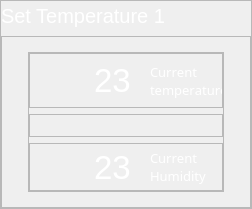
             <widget class="QFrame" name="frame_32">
              <property name="sizePolicy">
               <sizepolicy hsizetype="Expanding" vsizetype="Expanding">
                <horstretch>11</horstretch>
                <verstretch>4</verstretch>
               </sizepolicy>
              </property>
              <property name="minimumSize">
               <size>
                <width>238</width>
                <height>209</height>
               </size>
              </property>
              <property name="styleSheet">
               <string notr="true"/>
              </property>
              <property name="frameShape">
               <enum>QFrame::StyledPanel</enum>
              </property>
              <property name="frameShadow">
               <enum>QFrame::Raised</enum>
              </property>
              <layout class="QVBoxLayout" name="verticalLayout_25">
               <property name="leftMargin">
                <number>0</number>
               </property>
               <property name="topMargin">
                <number>0</number>
               </property>
               <property name="rightMargin">
                <number>0</number>
               </property>
               <property name="bottomMargin">
                <number>0</number>
               </property>
               <item>
                <widget class="QLabel" name="label_20">
                 <property name="sizePolicy">
                  <sizepolicy hsizetype="Expanding" vsizetype="Fixed">
                   <horstretch>1</horstretch>
                   <verstretch>0</verstretch>
                  </sizepolicy>
                 </property>
                 <property name="minimumSize">
                  <size>
                   <width>225</width>
                   <height>29</height>
                  </size>
                 </property>
                 <property name="font">
                  <font>
                   <pointsize>15</pointsize>
                  </font>
                 </property>
                 <property name="styleSheet">
                  <string notr="true">color: rgb(255, 255, 255);</string>
                 </property>
                 <property name="text">
                  <string>Set Temperature 1</string>
                 </property>
                </widget>
               </item>
               <item>
                <widget class="QFrame" name="frame_40">
                 <property name="sizePolicy">
                  <sizepolicy hsizetype="Expanding" vsizetype="Expanding">
                   <horstretch>9</horstretch>
                   <verstretch>4</verstretch>
                  </sizepolicy>
                 </property>
                 <property name="minimumSize">
                  <size>
                   <width>250</width>
                   <height>172</height>
                  </size>
                 </property>
                 <property name="maximumSize">
                  <size>
                   <width>16777215</width>
                   <height>191</height>
                  </size>
                 </property>
                 <property name="styleSheet">
                  <string notr="true">#frame_40{

	
	
	border-image: url(:/images/phptps/panele-bozotg-temp-07.svg);
}</string>
                 </property>
                 <property name="frameShape">
                  <enum>QFrame::StyledPanel</enum>
                 </property>
                 <property name="frameShadow">
                  <enum>QFrame::Raised</enum>
                 </property>
                 <layout class="QVBoxLayout" name="verticalLayout_22">
                  <property name="leftMargin">
                   <number>0</number>
                  </property>
                  <property name="topMargin">
                   <number>0</number>
                  </property>
                  <property name="rightMargin">
                   <number>0</number>
                  </property>
                  <property name="bottomMargin">
                   <number>0</number>
                  </property>
                  <item alignment="Qt::AlignHCenter|Qt::AlignVCenter">
                   <widget class="QFrame" name="frame_41">
                    <property name="sizePolicy">
                     <sizepolicy hsizetype="Expanding" vsizetype="Expanding">
                      <horstretch>9</horstretch>
                      <verstretch>9</verstretch>
                     </sizepolicy>
                    </property>
                    <property name="minimumSize">
                     <size>
                      <width>196</width>
                      <height>140</height>
                     </size>
                    </property>
                    <property name="maximumSize">
                     <size>
                      <width>150</width>
                      <height>16777215</height>
                     </size>
                    </property>
                    <property name="styleSheet">
                     <string notr="true">	background-color: none;</string>
                    </property>
                    <property name="frameShape">
                     <enum>QFrame::StyledPanel</enum>
                    </property>
                    <property name="frameShadow">
                     <enum>QFrame::Raised</enum>
                    </property>
                    <layout class="QVBoxLayout" name="verticalLayout_23">
                     <property name="leftMargin">
                      <number>0</number>
                     </property>
                     <property name="topMargin">
                      <number>0</number>
                     </property>
                     <property name="rightMargin">
                      <number>0</number>
                     </property>
                     <property name="bottomMargin">
                      <number>0</number>
                     </property>
                     <item>
                      <widget class="QFrame" name="frame_42">
                       <property name="sizePolicy">
                        <sizepolicy hsizetype="Expanding" vsizetype="Expanding">
                         <horstretch>3</horstretch>
                         <verstretch>0</verstretch>
                        </sizepolicy>
                       </property>
                       <property name="minimumSize">
                        <size>
                         <width>0</width>
                         <height>42</height>
                        </size>
                       </property>
                       <property name="styleSheet">
                        <string notr="true">#frame_8{
	border:none;


}</string>
                       </property>
                       <property name="frameShape">
                        <enum>QFrame::StyledPanel</enum>
                       </property>
                       <property name="frameShadow">
                        <enum>QFrame::Raised</enum>
                       </property>
                       <layout class="QHBoxLayout" name="horizontalLayout_25">
                        <property name="leftMargin">
                         <number>0</number>
                        </property>
                        <property name="topMargin">
                         <number>0</number>
                        </property>
                        <property name="rightMargin">
                         <number>0</number>
                        </property>
                        <property name="bottomMargin">
                         <number>0</number>
                        </property>
                        <item>
                         <widget class="QLabel" name="temp_image_down_9">
                          <property name="sizePolicy">
                           <sizepolicy hsizetype="Expanding" vsizetype="Expanding">
                            <horstretch>8</horstretch>
                            <verstretch>8</verstretch>
                           </sizepolicy>
                          </property>
                          <property name="minimumSize">
                           <size>
                            <width>57</width>
                            <height>52</height>
                           </size>
                          </property>
                          <property name="styleSheet">
                           <string notr="true">image: url(:/images/phptps/tama-sanj-07.svg);</string>
                          </property>
                          <property name="text">
                           <string/>
                          </property>
                         </widget>
                        </item>
                        <item>
                         <widget class="QLabel" name="temp_down_9">
                          <property name="sizePolicy">
                           <sizepolicy hsizetype="Expanding" vsizetype="Expanding">
                            <horstretch>7</horstretch>
                            <verstretch>7</verstretch>
                           </sizepolicy>
                          </property>
                          <property name="minimumSize">
                           <size>
                            <width>50</width>
                            <height>53</height>
                           </size>
                          </property>
                          <property name="font">
                           <font>
                            <pointsize>25</pointsize>
                            <weight>50</weight>
                            <bold>false</bold>
                           </font>
                          </property>
                          <property name="styleSheet">
                           <string notr="true">
	 color: white;
</string>
                          </property>
                          <property name="text">
                           <string>23</string>
                          </property>
                          <property name="textFormat">
                           <enum>Qt::PlainText</enum>
                          </property>
                          <property name="wordWrap">
                           <bool>false</bool>
                          </property>
                          <property name="margin">
                           <number>0</number>
                          </property>
                          <property name="openExternalLinks">
                           <bool>false</bool>
                          </property>
                         </widget>
                        </item>
                        <item>
                         <widget class="QLabel" name="curent_temp_label_7">
                          <property name="sizePolicy">
                           <sizepolicy hsizetype="Expanding" vsizetype="Expanding">
                            <horstretch>8</horstretch>
                            <verstretch>8</verstretch>
                           </sizepolicy>
                          </property>
                          <property name="minimumSize">
                           <size>
                            <width>72</width>
                            <height>44</height>
                           </size>
                          </property>
                          <property name="font">
                           <font>
                            <family>Bahnschrift SemiLight SemiConde</family>
                            <pointsize>10</pointsize>
                            <weight>50</weight>
                            <italic>false</italic>
                            <bold>false</bold>
                            <underline>false</underline>
                            <strikeout>false</strikeout>
                            <kerning>false</kerning>
                           </font>
                          </property>
                          <property name="styleSheet">
                           <string notr="true">
	
	color: white;
	
</string>
                          </property>
                          <property name="text">
                           <string>Current 
temperature</string>
                          </property>
                         </widget>
                        </item>
                       </layout>
                      </widget>
                     </item>
                     <item>
                      <widget class="QFrame" name="temp_linne_down_4">
                       <property name="sizePolicy">
                        <sizepolicy hsizetype="Expanding" vsizetype="Fixed">
                         <horstretch>9</horstretch>
                         <verstretch>1</verstretch>
                        </sizepolicy>
                       </property>
                       <property name="minimumSize">
                        <size>
                         <width>0</width>
                         <height>0</height>
                        </size>
                       </property>
                       <property name="styleSheet">
                        <string notr="true">#temp_linne_down{
	
	
	border:none;
	
	
	
	
	
	
}</string>
                       </property>
                       <property name="frameShape">
                        <enum>QFrame::StyledPanel</enum>
                       </property>
                       <property name="frameShadow">
                        <enum>QFrame::Raised</enum>
                       </property>
                       <layout class="QVBoxLayout" name="verticalLayout_24">
                        <property name="spacing">
                         <number>6</number>
                        </property>
                        <property name="leftMargin">
                         <number>0</number>
                        </property>
                        <property name="topMargin">
                         <number>0</number>
                        </property>
                        <property name="rightMargin">
                         <number>0</number>
                        </property>
                        <property name="bottomMargin">
                         <number>0</number>
                        </property>
                        <item>
                         <widget class="QLabel" name="line_temp_4">
                          <property name="sizePolicy">
                           <sizepolicy hsizetype="Expanding" vsizetype="Expanding">
                            <horstretch>8</horstretch>
                            <verstretch>8</verstretch>
                           </sizepolicy>
                          </property>
                          <property name="minimumSize">
                           <size>
                            <width>148</width>
                            <height>21</height>
                           </size>
                          </property>
                          <property name="styleSheet">
                           <string notr="true">
	
	
	border:none;
	
	image: url(:/images/phptps/line kutah-02-02.svg);

</string>
                          </property>
                          <property name="text">
                           <string/>
                          </property>
                          <property name="indent">
                           <number>-1</number>
                          </property>
                          <property name="textInteractionFlags">
                           <set>Qt::LinksAccessibleByMouse</set>
                          </property>
                         </widget>
                        </item>
                       </layout>
                      </widget>
                     </item>
                     <item>
                      <widget class="QFrame" name="frame_43">
                       <property name="minimumSize">
                        <size>
                         <width>0</width>
                         <height>42</height>
                        </size>
                       </property>
                       <property name="styleSheet">
                        <string notr="true">#frame_10{

	border:none;
	

}</string>
                       </property>
                       <property name="frameShape">
                        <enum>QFrame::StyledPanel</enum>
                       </property>
                       <property name="frameShadow">
                        <enum>QFrame::Raised</enum>
                       </property>
                       <layout class="QHBoxLayout" name="horizontalLayout_26">
                        <property name="leftMargin">
                         <number>0</number>
                        </property>
                        <property name="topMargin">
                         <number>0</number>
                        </property>
                        <property name="rightMargin">
                         <number>0</number>
                        </property>
                        <property name="bottomMargin">
                         <number>0</number>
                        </property>
                        <item>
                         <widget class="QLabel" name="temp_image_down_10">
                          <property name="sizePolicy">
                           <sizepolicy hsizetype="Expanding" vsizetype="Expanding">
                            <horstretch>8</horstretch>
                            <verstretch>8</verstretch>
                           </sizepolicy>
                          </property>
                          <property name="minimumSize">
                           <size>
                            <width>57</width>
                            <height>46</height>
                           </size>
                          </property>
                          <property name="styleSheet">
                           <string notr="true">
image: url(:/images/phptps/rotobat-07.svg);
	
</string>
                          </property>
                          <property name="text">
                           <string/>
                          </property>
                         </widget>
                        </item>
                        <item>
                         <widget class="QLabel" name="temp_down_10">
                          <property name="sizePolicy">
                           <sizepolicy hsizetype="Expanding" vsizetype="Expanding">
                            <horstretch>7</horstretch>
                            <verstretch>7</verstretch>
                           </sizepolicy>
                          </property>
                          <property name="minimumSize">
                           <size>
                            <width>50</width>
                            <height>46</height>
                           </size>
                          </property>
                          <property name="font">
                           <font>
                            <pointsize>25</pointsize>
                            <weight>50</weight>
                            <bold>false</bold>
                           </font>
                          </property>
                          <property name="styleSheet">
                           <string notr="true">
	 color: white;
</string>
                          </property>
                          <property name="text">
                           <string>23</string>
                          </property>
                          <property name="textFormat">
                           <enum>Qt::PlainText</enum>
                          </property>
                          <property name="wordWrap">
                           <bool>false</bool>
                          </property>
                          <property name="margin">
                           <number>0</number>
                          </property>
                          <property name="openExternalLinks">
                           <bool>false</bool>
                          </property>
                         </widget>
                        </item>
                        <item>
                         <widget class="QLabel" name="curent_temp_label_8">
                          <property name="sizePolicy">
                           <sizepolicy hsizetype="Expanding" vsizetype="Expanding">
                            <horstretch>8</horstretch>
                            <verstretch>8</verstretch>
                           </sizepolicy>
                          </property>
                          <property name="minimumSize">
                           <size>
                            <width>72</width>
                            <height>44</height>
                           </size>
                          </property>
                          <property name="font">
                           <font>
                            <family>Bahnschrift SemiLight SemiConde</family>
                            <pointsize>10</pointsize>
                            <weight>50</weight>
                            <italic>false</italic>
                            <bold>false</bold>
                            <underline>false</underline>
                            <strikeout>false</strikeout>
                            <kerning>false</kerning>
                           </font>
                          </property>
                          <property name="tabletTracking">
                           <bool>false</bool>
                          </property>
                          <property name="focusPolicy">
                           <enum>Qt::NoFocus</enum>
                          </property>
                          <property name="styleSheet">
                           <string notr="true">
	
	color: white;
	
</string>
                          </property>
                          <property name="text">
                           <string>Current 
Humidity</string>
                          </property>
                         </widget>
                        </item>
                       </layout>
                      </widget>
                     </item>
                    </layout>
                   </widget>
                  </item>
                 </layout>
                </widget>
               </item>
              </layout>
             </widget>
